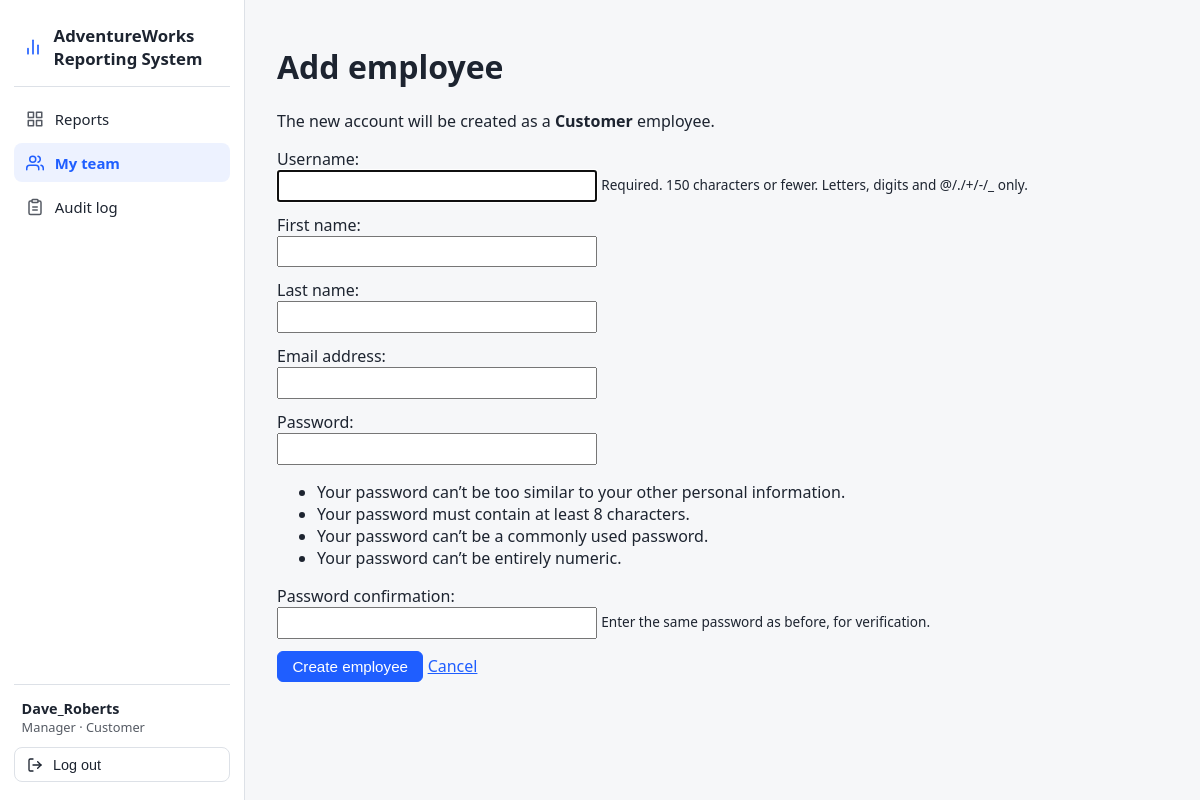
Screenshot of /accounts/team/new/ (signed in) with the database file from the repository.
### accounts/models.py (models this page shows, shortened)
class User(AbstractUser):
    role = models.CharField(max_length=10, choices=Role.choices, default=Role.EMPLOYEE)
    department = models.CharField(max_length=10, choices=Department.choices, blank=True)

### accounts/views.py (the view, shortened to what this page needs)
# urls.py: path("team/new/", views.TeamCreateView.as_view(), name="team_create"),
class TeamCreateView(ManagerRequiredMixin, CreateView):
    form_class = EmployeeCreateForm
    template_name = "accounts/team_form.html"
    success_url = reverse_lazy("accounts:team_list")

### accounts/forms.py
class EmployeeCreateForm(UserCreationForm):
    class Meta(UserCreationForm.Meta):
        model = User
        fields = ("username", "first_name", "last_name", "email")

### accounts/mixins.py (called while the page is built)
    def test_func(self):
        u = self.request.user
        return u.is_active and u.role == Role.MANAGER

### templates/accounts/team_form.html (shortened to what this page needs)
{% extends "base.html" %}
{% block content %}
  <h1>{% if object %}Edit employee{% else %}Add employee{% endif %}</h1>
  {% if not object %}
    <p>The new account will be created as a <strong>{{ user.get_department_display }}</strong> employee.</p>
  {% endif %}
  <form method="post" novalidate>
    {% for field in form %}
      <p>
        {{ field.label_tag }}<br>
        {{ field }}
        {% if field.help_text %}<span class="helptext">{{ field.help_text|safe }}</span>{% endif %}
      </p>
    {% endfor %}
    <button type="submit">{% if object %}Save changes{% else %}Create employee{% endif %}</button>
    <a href="{% url 'accounts:team_list' %}">Cancel</a>
  </form>
{% endblock %}

### templates/base.html (shortened to what this page needs)
<!doctype html>
<html lang="en">
<head>
</head>
<body>
  <div class="{% if user.is_authenticated %}app-shell{% endif %}">
    {% if user.is_authenticated %}
      <aside class="sidebar">
        <a class="brand" href="{% url 'reports:dashboard' %}">
          <svg width="20" height="20" viewBox="0 0 24 24" fill="none" stroke="currentColor" stroke-width="2" stroke-linecap="round" stroke-linejoin="round">
            <line x1="18" y1="20" x2="18" y2="10"></line>
            <line x1="12" y1="20" x2="12" y2="4"></line>
            <line x1="6" y1="20" x2="6" y2="14"></line>
          </svg>
          <span>AdventureWorks Reporting System</span>
        </a>
        <nav>
          <a class="nav-item {% if request.resolver_match.app_name == 'reports' %}active{% endif %}"
             href="{% url 'reports:dashboard' %}">
            <span>Reports</span>
          </a>
          {% if user.role == "manager" %}
            <a class="nav-item {% if request.resolver_match.app_name == 'accounts' %}active{% endif %}"
               href="{% url 'accounts:team_list' %}">
              <span>My team</span>
            </a>
          {% endif %}
          {% if user.role == "manager" or user.role == "admin" %}
            <a class="nav-item {% if request.resolver_match.app_name == 'audit' %}active{% endif %}"
               href="{% url 'audit:log' %}">
              <span>Audit log</span>
            </a>
          {% endif %}
        </nav>
        <div class="sidebar-footer">
          <div class="user-badge">
            <strong>{{ user.username }}</strong>
            <span>{{ user.get_role_display }}{% if user.department %} · {{ user.get_department_display }}{% endif %}</span>
          </div>
          <form class="logout-form" method="post" action="{% url 'accounts:logout' %}">
            <button type="submit" class="logout-btn">
              <svg width="16" height="16" viewBox="0 0 24 24" fill="none" stroke="currentColor" stroke-width="2" stroke-linecap="round" stroke-linejoin="round">
                <path d="M9 21H5a2 2 0 0 1-2-2V5a2 2 0 0 1 2-2h4"></path>
                <polyline points="16 17 21 12 16 7"></polyline>
                <line x1="21" y1="12" x2="9" y2="12"></line>
              </svg>
              <span>Log out</span>
            </button>
          </form>
        </div>
      </aside>
    {% endif %}
    <div class="main-wrap">
      <main>{% block content %}{% endblock %}</main>
    </div>
  </div>
</body>
</html>

### templates/base.html (style rules this page uses)
:root { --bg:#f6f7f9; --fg:#1d2430; --card:#fff; --line:#dde1e7; --accent:#1f5eff; --hover:rgba(31,94,255,.08); }
* { box-sizing: border-box; }
body { margin:0; font-family: system-ui, sans-serif; background:var(--bg); color:var(--fg); }
.app-shell { display:flex; min-height:100vh; }
.sidebar { width:245px; flex-shrink:0; background:var(--card); border-right:1px solid var(--line); display:flex; flex-direction:column; position:sticky; top:0; height:100vh; padding:1.1rem .85rem; }
.sidebar .brand { display:flex; align-items:center; gap:.65rem; font-weight:700; font-size:1.05rem; color:var(--fg); text-decoration:none; padding:.4rem .6rem 1rem .6rem; margin-bottom:.75rem; border-bottom:1px solid var(--line); }
.sidebar .brand svg { color:var(--accent); flex-shrink:0; }
.sidebar nav { display:flex; flex-direction:column; gap:.3rem; flex:1; overflow-y:auto; }
.nav-item { display:flex; align-items:center; gap:.7rem; padding:.6rem .75rem; border-radius:8px; color:var(--fg); text-decoration:none; font-size:.93rem; font-weight:500; transition:background .15s, color .15s; }
.nav-item svg { opacity:.75; flex-shrink:0; }
.nav-item.active { background:var(--hover); color:var(--accent); font-weight:600; }
.nav-item.active svg { opacity:1; color:var(--accent); }
.sidebar-footer { border-top:1px solid var(--line); padding-top:.85rem; margin-top:.75rem; display:flex; flex-direction:column; gap:.65rem; }
.user-badge { padding:0 .5rem; font-size:.85rem; line-height:1.35; }
.user-badge strong { display:block; font-size:.9rem; }
.user-badge span { opacity:.75; font-size:.8rem; }
.logout-form { margin:0; }
.logout-btn { width:100%; display:flex; align-items:center; gap:.65rem; padding:.55rem .75rem; background:transparent; border:1px solid var(--line); border-radius:8px; color:var(--fg); font-size:.9rem; cursor:pointer; text-align:left; }
.main-wrap { flex:1; min-width:0; }
main { max-width:1400px; margin:0 auto; padding:1.5rem 2rem; }
a { color:var(--accent); }
button, .btn { padding:.4rem .9rem; border:1px solid var(--accent); background:var(--accent); color:#fff; border-radius:6px; cursor:pointer; text-decoration:none; font-size:.95rem; }
form p { margin:.75rem 0; }
input { padding:.4rem; width:100%; max-width:320px; }
.helptext, .errorlist { font-size:.85rem; }

### rows the page displays
User: username "Dave_Roberts", role "Manager", department "Customer"

### other values shown
{{ field.label_tag }} "Username:" "First name:" "Last name:" "Email address:" "Password:" "Password confirmation:"
{{ field.help_text|safe }} "Required. 150 characters or fewer. Letters, digits and @/./+/-/_ only." "Enter the same password as before, for verification."
